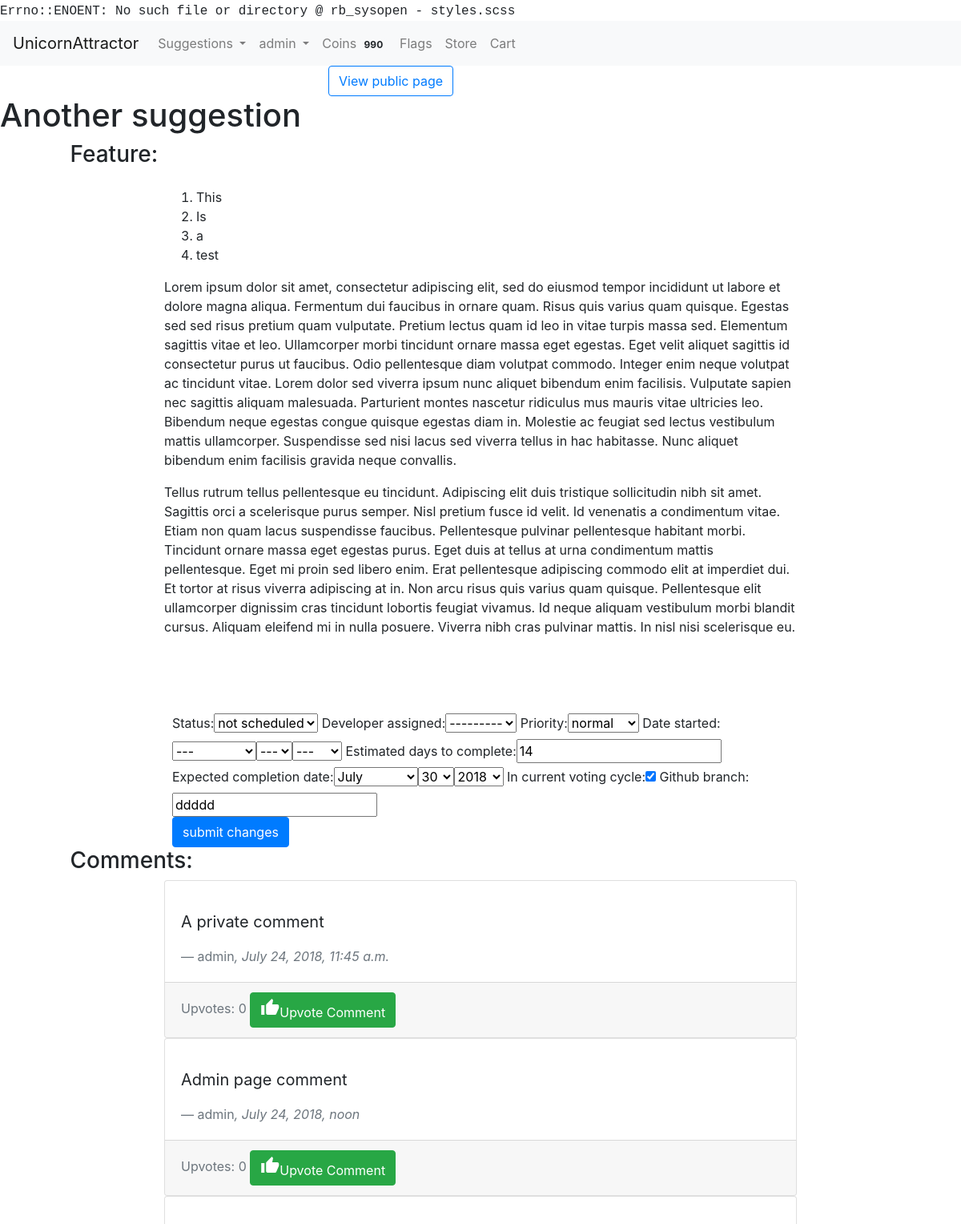
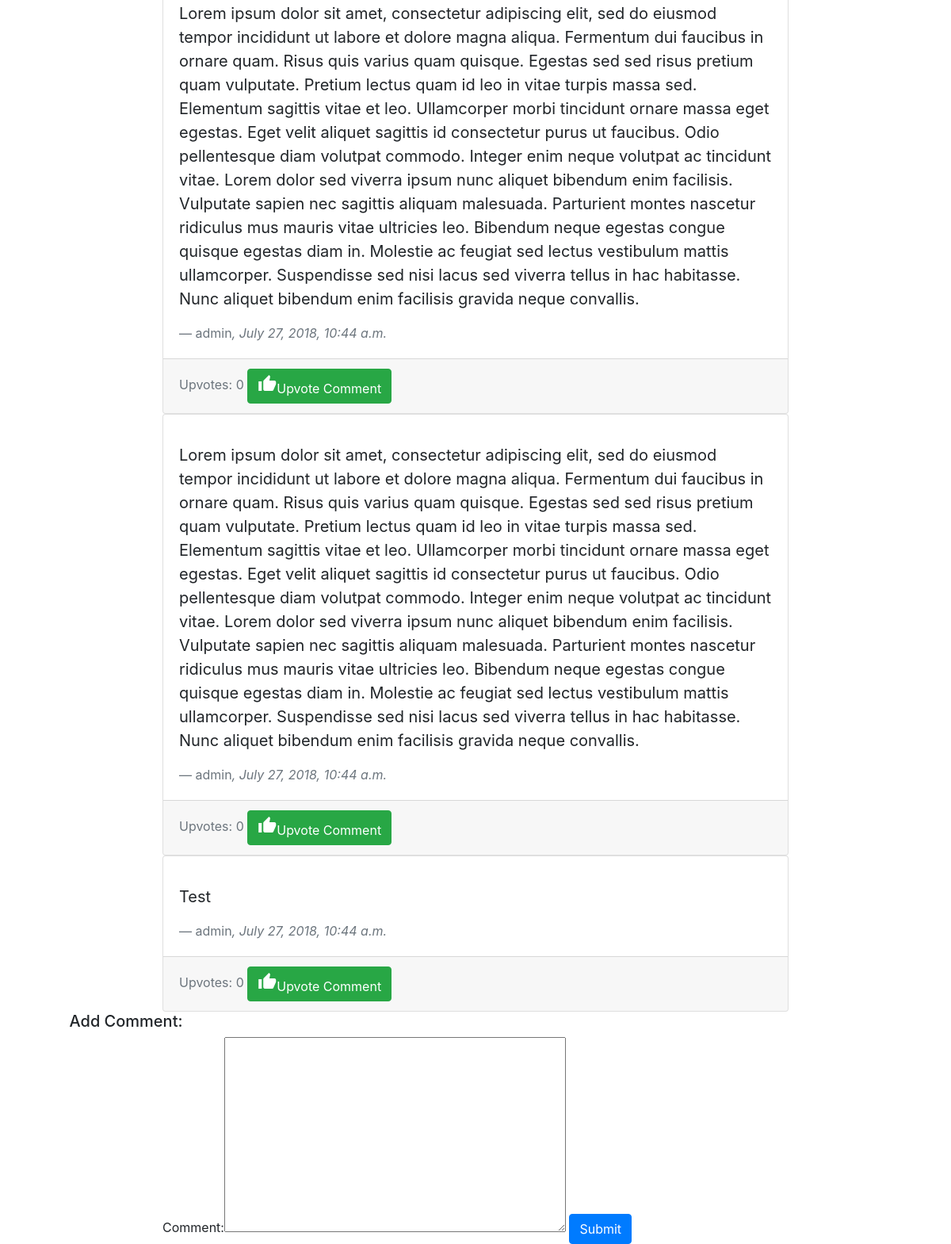
The page /suggestions/admin/105 (signed in) on the database its author committed (2 pictures, top to bottom).
### accounts/models.py (models this page shows)
class User(AbstractUser):
    USERNAME_FIELD = "email"
    email = models.EmailField('email address', blank=False, unique=True)
    REQUIRED_FIELDS = []
    def __str__(self):
        return self.username

### usersuggestions/models.py (models this page shows, shortened)
class Suggestion(models.Model):
    suggestion_choices = ((True, 'Feature'), (False, 'Bug Fix'))
    is_feature = models.BooleanField(blank=False, default=False, choices=suggestion_choices)
    user = models.ForeignKey(User, null=False, on_delete=models.PROTECT)
    title = models.CharField(max_length=200, blank=False)
    details = RichTextUploadingField()
    date_time = models.DateTimeField(auto_now_add=True)
    delay_submission = models.BooleanField(null=False, blank=True, default=False)

class SuggestionAdminPage(models.Model):
    status_choices = ((0, "not scheduled"), (1, "scheduled"), (2, "in progress"), (3, "completed"))
    priority_choices = ((0, "low"), (1, 'normal'), (2, 'high'))
    suggestion = models.ForeignKey(Suggestion, null=False, on_delete=models.CASCADE)
    status = models.PositiveSmallIntegerField(choices=status_choices, default=0)
    developer_assigned = models.ForeignKey(User, null=True, blank=True, on_delete=models.PROTECT)
    priority = models.PositiveSmallIntegerField(choices=priority_choices, null=True, blank=True, default=1)
    date_started = models.DateField(null=True, blank=True)
    estimated_days_to_complete = models.PositiveSmallIntegerField(null=True, blank=True)
    expected_completion_date = models.DateField(null=True, blank=True)
    date_completed = models.DateField(null=True, blank=True)
    in_current_voting_cycle = models.BooleanField(blank=False, default=True)
    github_branch = models.CharField(null=True, blank=True, max_length=50)
    was_successful = models.NullBooleanField(blank=True, null=True)
    current_winner = models.BooleanField(blank=False, default=False)

class Comment(models.Model):
    user = models.ForeignKey(User, null=False, on_delete=models.PROTECT)
    suggestion = models.ForeignKey(Suggestion, null=False, on_delete=models.CASCADE)
    admin_page_comment = models.BooleanField(blank=False, default=False)
    comment = RichTextUploadingField()
    date_time = models.DateTimeField(auto_now_add=True)

### usersuggestions/views.py (the view, shortened to what this page needs)
# urls.py: url(r'^admin/(?P<id>\d+)', render_suggestion_admin_page, name="admin_page"),
@login_required
def render_suggestion_admin_page(request, id):
    if not request.user.is_staff:
        return redirect("view_suggestion", id=id)
    suggestion = get_object_or_404(Suggestion, id=id)
    admin_page_values = get_object_or_404(SuggestionAdminPage, suggestion=suggestion)
    form = SuggestionAdminPageForm(instance=admin_page_values)
    comment_form = CommentForm(initial={"user": request.user, "suggestion": suggestion, "admin_page_comment": True, })
    comments = return_admin_suggestion_comments(suggestion)
    return render(request, "suggestion_admin_page.html",
                  {"form": form, "comment_form": comment_form, "comments": comments, "suggestion": suggestion})

### usersuggestions/forms.py
class SuggestionAdminPageForm(forms.ModelForm):
    def __init__(self, *args, **kwargs):
        super(SuggestionAdminPageForm, self).__init__(*args, **kwargs)
        self.fields["developer_assigned"].queryset = User.objects.filter(is_staff=True)
    class Meta:
        model = SuggestionAdminPage
        exclude = ["was_successful", "current_winner", "date_completed"]
        widgets = {"suggestion": forms.HiddenInput(), "date_started": forms.SelectDateWidget(),
                   "expected_completion_date": forms.SelectDateWidget(),
                   "estimated_days_to_complete": forms.NumberInput()}

class CommentForm(forms.ModelForm):
    class Meta:
        model = Comment
        exclude = ["date_time"]
        widgets = {"user": forms.HiddenInput(), "suggestion": forms.HiddenInput(),
                   "admin_page_comment": forms.HiddenInput()}

### market/cart.py (called while the page is built)
    def __len__(self):
        return sum(item['quantity'] for item in self.cart.values())

### market/coins.py (called while the page is built)
def return_user_coins(user):
    UserCoins.objects.get_or_create(user=user)
    user_row = UserCoins.objects.get(user=user)
    return user_row.coins

### market/contexts.py (called while the page is built)
def cart(request):
    return {'cart': Cart(request)}

def usercoins(request):
    if request.user.is_authenticated:
        user = request.user
        coins_amount = return_user_coins(user)
        return {"usercoins": coins_amount}
    else:
        return {"usercoins": None}

def coins_are_enabled(request):
    return {"coins_are_enabled": settings.COINS_ENABLED}

### usersuggestions/helpers.py (called while the page is built)
def return_admin_suggestion_comments(suggestion):
    return Comment.objects.filter(suggestion=suggestion, admin_page_comment=True).order_by("date_time").annotate(
        upvotes=Count("upvote"))

### usersuggestions/templates/suggestion_admin_page.html (shortened to what this page needs)
{% extends 'base.html' %} {% block title %} Suggestion Admin Page {% endblock %} {% load bootstrap_tags %}  {% block content %}
<main id="view-suggestion">
    <div class="row btn-row">
        <div class="col-xs-6 col-md-4 offset-xs-3 offset-md-4">
            <a class="btn btn-outline-primary" href="{% url 'view_suggestion' suggestion.id %}" role="button">View
                public page</a>
        </div>
    </div>
    <h1 id="suggestion-title">{{ suggestion.title }}</h1>
    <div class="row">
        <div class="offset-1">
            <h3 id="details-title">{{ suggestion.get_is_feature_display }}:</h3>
        </div>
    </div>
    <div class="row">
        <div class="col-xs-10 col-md-8 offset-xs-1 offset-md-2">
            <div id="details-section">
                <p>{{ suggestion.details|safe }}</p>
            </div>
        </div>
    </div>
    <div class="col-xs-10 col-md-8 offset-md-2 offset-xs-1">
        <form id="admin-page-form" method="POST">
            {{ form|as_bootstrap }}
            <input type="submit" class="btn btn-primary" value="submit changes" name="adminPageSubmit">
        </form>
    </div>
</main>
<footer id="suggestion-comments">
    <div id="comments">
        <div class="row">
            <div class="offset-1">
                <h3 id="comments-title">Comments:</h3>
            </div>
        </div>
        {% for comment in comments %}
        <div class="row">
            <div class="col-xs-10 col-md-8 offset-xs-1 offset-md-2">
                <div class="card">
                    <div class="card-body">
                        <blockquote class="blockquote mb-0">
                            <p>{{ comment.comment|safe }}</p>
                            <footer class="blockquote-footer">{{ comment.user }}<cite title="Source Title">, {{ comment.date_time }}</cite></footer>
                        </blockquote>
                    </div>
                    <div class="card-footer text-muted">
                        Upvotes: {{ comment.upvotes }} <a class="btn upvote-btn btn-success "
                                                          href="{% url 'upvote_comment' comment.id %}" role="button">
                        <i class="material-icons">thumb_up</i>Upvote Comment</a>
                    </div>
                </div>
            </div>
        </div>
        {% endfor %}
        <div class="row">
            <div class="offset-1">
                <h5 id="add-comment-title">Add Comment:</h5>
            </div>
        </div>
        <div class="row">
            <div class="col-xs-10 col-md-8 offset-xs-1 offset-md-2">
                <form method="POST">
                    {{ comment_form|as_bootstrap }} {% csrf_token %}
                    <input type="submit" class="btn btn-primary" value="Submit" name="postComment">
                </form>
            </div>
        </div>
    </div>
</footer>
{% endblock %}

### templates/base.html (shortened to what this page needs)
<!DOCTYPE html> {% load staticfiles %}
<html lang="en">
<head>
    <link rel="stylesheet" href="https://maxcdn.bootstrapcdn.com/bootstrap/4.0.0/css/bootstrap.min.css">
    <link rel="stylesheet" href="{% static 'css/styles.css' %}">
</head>
<body>
    <nav class="navbar navbar-expand-lg navbar-light bg-light justify-content-between">
        <a class="navbar-brand website-title" href="{% url 'home' %}">UnicornAttractor</a>
        <div class="collapse navbar-collapse" id="navbarSupportedContent">
            <ul class="navbar-nav mr-auto">
                <li class="nav-item dropdown">
                    <a class="nav-link dropdown-toggle" href="{% url 'issue_tracker' %}" id="navbarDropdown" role="button" data-toggle="dropdown" aria-haspopup="true" aria-expanded="false">
                        Suggestions
                    </a>
                </li>
                {% if user.is_authenticated %}
                <li class="nav-item dropdown">
                    <a class="nav-link dropdown-toggle" href="#" id="navbarDropdownUser" role="button" data-toggle="dropdown" aria-haspopup="true" aria-expanded="false">
                        {{ user.username }}
                    </a>
                </li>
                {% if coins_are_enabled %}
                <li class="nav-item">
                    <a class="nav-link" href="{% url 'earn_coins' %}"> Coins <span class="badge badge-light">{{ usercoins }}</span></a>
                </li>
                {% endif %} {% endif %} {% if request.user.is_staff %}
                <li class="nav-item">
                    <a class="nav-link" href="{% url 'flags' %}">Flags</a>
                </li>
                {% endif %}
                <li class="nav-item">
                    <a class="nav-link" href="{% url 'store' %}">Store</a>
                </li>
                <li class="nav-item">
                    <a class="nav-link" href="{% url 'view_cart' %}">Cart </a>
                </li>
            </ul>
        </div>
    </nav>
    {% block content %}{% endblock %}
</body>
</html>

### styles.css (style rules this page uses)
body:before { white-space: pre; font-family: monospace; content: "Errno::ENOENT: No such file or directory @ rb_sysopen - styles.scss"; }

### rows shown on the page
User: username "admin"
Suggestion: title "Another suggestion", is_feature "Feature", details "This Is a test Lorem ipsum dolor sit amet, consectetur adipiscing elit, sed do eiusmod tempor incididunt ut labore et dolore magna aliqua. Fermentum dui faucibus in ornare quam. Risus quis varius quam quisque. Egestas sed sed risus pretium quam vulputate. Pretium lectus quam id leo in vitae turpis massa sed. Elementum sagittis vitae et leo. Ullamcorper morbi tincidunt ornare massa eget egestas. Eget velit aliquet sagittis id consectetur purus ut faucibus. Odio pellentesque diam volutpat commodo. Integer enim neque volutpat ac tincidunt vitae. Lorem dolor sed viverra ipsum nunc aliquet bibendum enim facilisis. Vulputate sapien nec sagittis aliquam malesuada. Parturient montes nascetur…"
SuggestionAdminPage: status "not scheduled", developer_assigned "---------", priority "normal", estimated_days_to_complete "14", in_current_voting_cycle "☑", github_branch "ddddd"
Comment: comment "A private comment", user "admin", date_time "July 24, 2018, 11:45 a.m.", upvotes "0"
Comment: comment "Admin page comment", user "admin", date_time "July 24, 2018, noon", upvotes "0"
Comment: comment "Lorem ipsum dolor sit amet, consectetur adipiscing elit, sed do eiusmod tempor incididunt ut labore et dolore magna aliqua. Fermentum dui faucibus in ornare quam. Risus quis varius quam quisque. Egestas sed sed risus pretium quam vulputate. Pretium lectus quam id leo in vitae turpis massa sed. Elementum sagittis vitae et leo. Ullamcorper morbi tincidunt ornare massa eget egestas. Eget velit aliquet sagittis id consectetur purus ut faucibus. Odio pellentesque diam volutpat commodo. Integer enim neque volutpat ac tincidunt vitae. Lorem dolor sed viverra ipsum nunc aliquet bibendum enim facilisis. Vulputate sapien nec sagittis aliquam malesuada. Parturient montes nascetur ridiculus mus mauris…", user "admin", date_time "July 27, 2018, 10:44 a.m.", upvotes "0"
Comment: comment "Lorem ipsum dolor sit amet, consectetur adipiscing elit, sed do eiusmod tempor incididunt ut labore et dolore magna aliqua. Fermentum dui faucibus in ornare quam. Risus quis varius quam quisque. Egestas sed sed risus pretium quam vulputate. Pretium lectus quam id leo in vitae turpis massa sed. Elementum sagittis vitae et leo. Ullamcorper morbi tincidunt ornare massa eget egestas. Eget velit aliquet sagittis id consectetur purus ut faucibus. Odio pellentesque diam volutpat commodo. Integer enim neque volutpat ac tincidunt vitae. Lorem dolor sed viverra ipsum nunc aliquet bibendum enim facilisis. Vulputate sapien nec sagittis aliquam malesuada. Parturient montes nascetur ridiculus mus mauris…", user "admin", date_time "July 27, 2018, 10:44 a.m.", upvotes "0"
Comment: comment "Test", user "admin", date_time "July 27, 2018, 10:44 a.m.", upvotes "0"

### other values the page prints
{{ usercoins }} "990"
